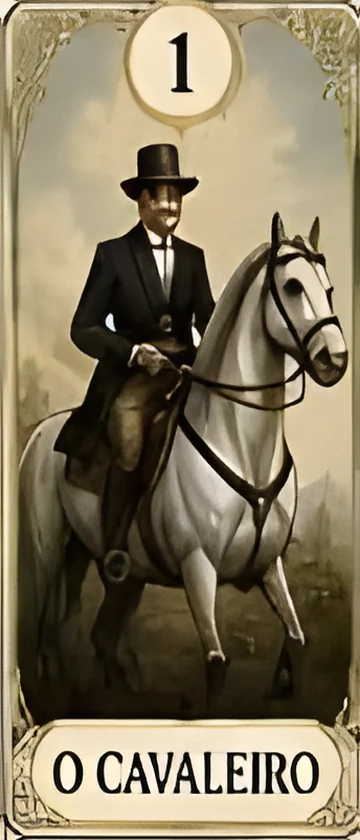
#> input picture assets/cartas/carta-01.webp, 360 x 840 px, given in place of carta-09.webp, which was not available
$ python montar_logo.py ../assets/cartas/carta-01.webp
#> lines starting #> are read from the running program, lines starting #| are printed output that depends on the picture; pictures that were not available may be replaced by others from this repository, and a replacement may not be noted
"""Monta o centro da logo: 5 cartas do baralho em leque, deitadas em perspectiva, atrás da rosa.

Uso: python ferramentas/montar_logo.py rosa-recorte.png
"""
import sys
from pathlib import Path
import numpy as np
from PIL import Image, ImageFilter

ASSETS = Path(__file__).resolve().parent.parent / "assets"

def coeficientes(origem, destino):
    """Coeficientes da transformação de perspectiva do PIL (destino -> origem)."""
    m = []
    for (x, y), (u, v) in zip(destino, origem):
        m.append([x, y, 1, 0, 0, 0, -u * x, -u * y]); m.append([0, 0, 0, x, y, 1, -v * x, -v * y])
    return np.linalg.solve(np.array(m, float), np.array(origem, float).reshape(8)).tolist()

TAM = 1000
CARTAS = [9, 32, 24, 31, 33]      # ramalhete, lua, coração (no meio), sol, chave
ANGULOS = [-30, -15, 0, 15, 30]
ch = 600; cw = round(ch * 360 / 840)
piv = (TAM // 2, 940)

leque = Image.new("RGBA", (TAM, TAM), (0, 0, 0, 0))
#> leque: PIL image 1000x1000 RGBA; every value is 0
for ang, n in zip(ANGULOS, CARTAS):
    carta = Image.open(ASSETS / "cartas" / f"carta-{n:02d}.webp").convert("RGBA").resize((cw, ch), Image.LANCZOS)
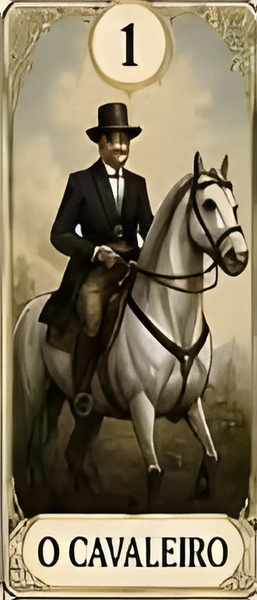
#> carta: PIL image 257x600 RGBA; mean R, G, B, A 133.3, 121.7, 95.4, 255
    sombra = Image.new("RGBA", (cw + 40, ch + 40), (0, 0, 0, 0))
#> sombra: PIL image 297x640 RGBA; every value is 0
    sombra.paste((0, 0, 0, 160), (20, 20, cw + 20, ch + 20)); sombra = sombra.filter(ImageFilter.GaussianBlur(9))
#> after `sombra.paste((0, 0, 0, 160), (20, 20, cw + 20, ch + 20))`:
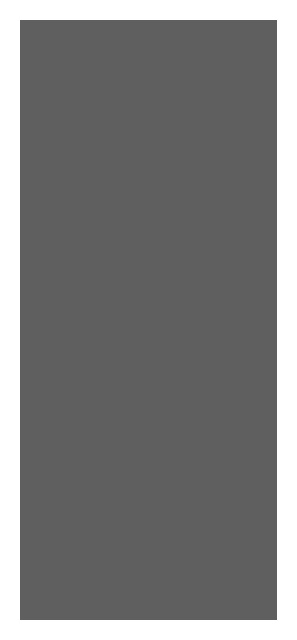
#> sombra: PIL image 297x640 RGBA; mean R, G, B, A 0, 0, 0, 129.8; transparent parts drawn white
#> after `sombra = sombra.filter(ImageFilter.GaussianBlur(9))`:
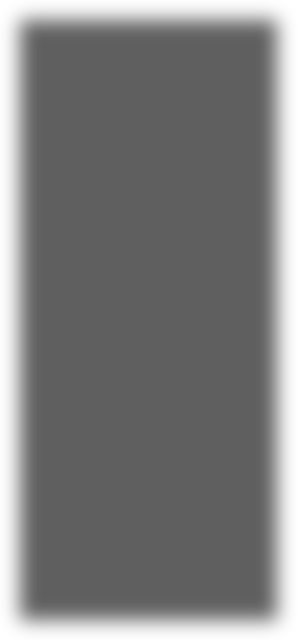
#> sombra: PIL image 297x640 RGBA; mean R, G, B, A 0, 0, 0, 129.8; transparent parts drawn white
    camada = Image.new("RGBA", (TAM, TAM), (0, 0, 0, 0))
    x, y = piv[0] - cw // 2, piv[1] - ch
    camada.alpha_composite(sombra, (x - 14, y - 12)); camada.alpha_composite(carta, (x, y))
#> after `camada.alpha_composite(sombra, (x - 14, y - 12))`:
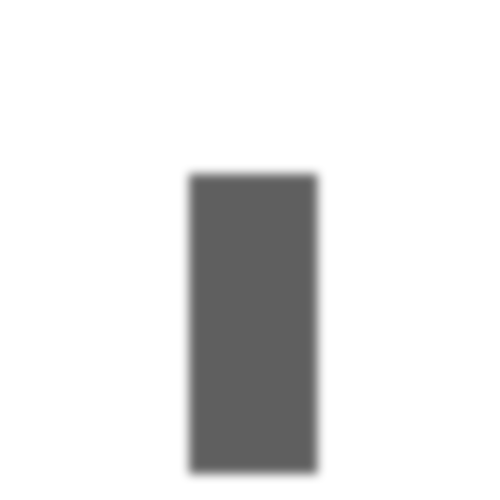
#> camada: PIL image 1000x1000 RGBA (shown at 1/2 size); mean R, G, B, A 0, 0, 0, 24.7; transparent parts drawn white
#> after `camada.alpha_composite(carta, (x, y))`:
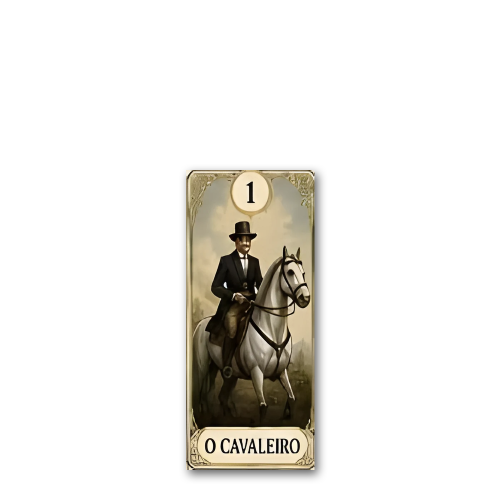
#> camada: PIL image 1000x1000 RGBA (shown at 1/2 size); mean R, G, B, A 20.6, 18.8, 14.7, 40.6; transparent parts drawn white
    leque.alpha_composite(camada.rotate(-ang, center=piv, resample=Image.BICUBIC))
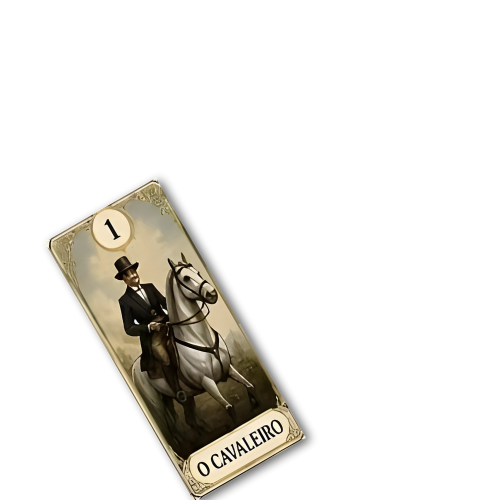
#> leque: PIL image 1000x1000 RGBA (shown at 1/2 size); mean R, G, B, A 20.5, 18.8, 14.7, 40.5; transparent parts drawn white
#> pass 2 of the loop `for ang, n in zip(ANGULOS, CARTAS):`:
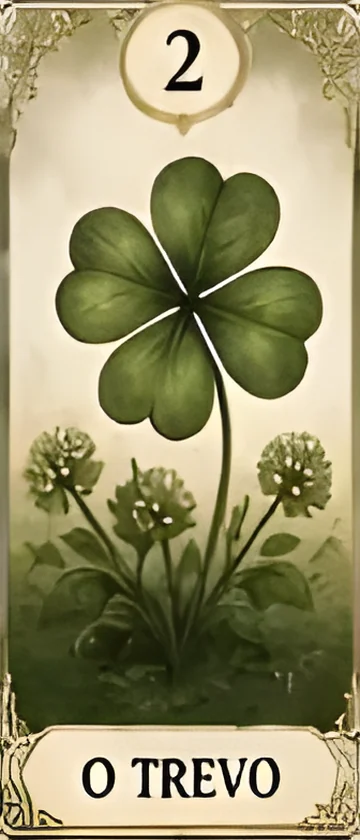
#> input picture assets/cartas/carta-02.webp, 360 x 840 px, given in place of carta-32.webp, which was not available
#> `camada.alpha_composite(carta, (x, y))`:
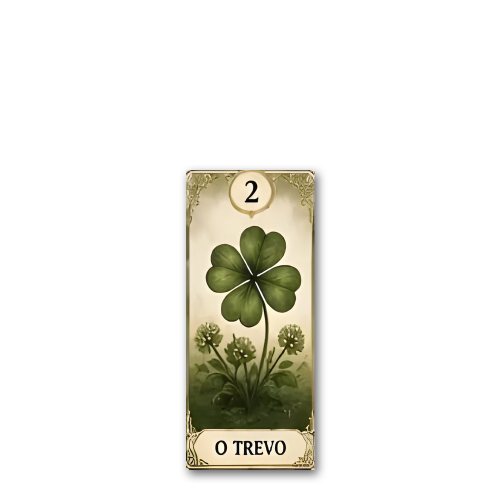
#> camada: PIL image 1000x1000 RGBA (shown at 1/2 size); mean R, G, B, A 23.7, 22.8, 16.7, 40.6; transparent parts drawn white
#> `leque.alpha_composite(camada.rotate(-ang, center=piv, resample=Image.B..`:
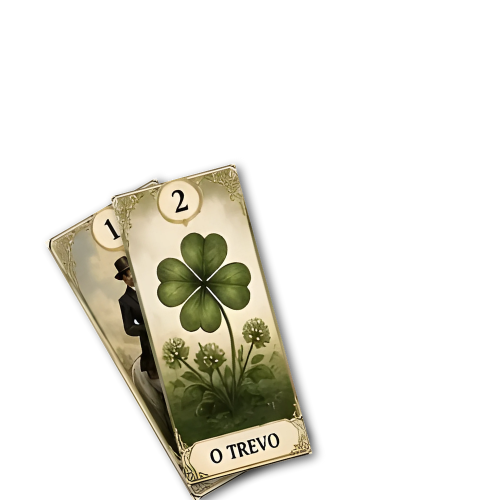
#> leque: PIL image 1000x1000 RGBA (shown at 1/2 size); mean R, G, B, A 30.6, 29.1, 21.6, 52.8; transparent parts drawn white
#> (the run stopped early here; a loop or call above may not have finished)
